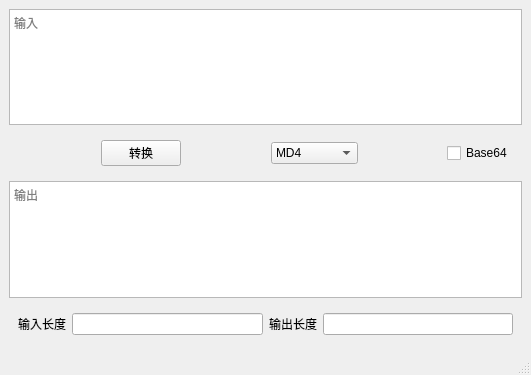
<?xml version="1.0" encoding="UTF-8"?>
<ui version="4.0">
 <class>MainWindow</class>
 <widget class="QMainWindow" name="MainWindow">
  <property name="geometry">
   <rect>
    <x>0</x>
    <y>0</y>
    <width>531</width>
    <height>375</height>
   </rect>
  </property>
  <property name="windowTitle">
   <string>Hash_encoder</string>
  </property>
  <widget class="QWidget" name="centralwidget">
   <layout class="QVBoxLayout" name="verticalLayout">
    <item>
     <widget class="QTextEdit" name="textEdit">
      <property name="placeholderText">
       <string>输入</string>
      </property>
     </widget>
    </item>
    <item>
     <widget class="QWidget" name="widget" native="true">
      <layout class="QHBoxLayout" name="horizontalLayout">
       <item>
        <spacer name="horizontalSpacer_3">
         <property name="orientation">
          <enum>Qt::Horizontal</enum>
         </property>
         <property name="sizeHint" stdset="0">
          <size>
           <width>40</width>
           <height>20</height>
          </size>
         </property>
        </spacer>
       </item>
       <item>
        <widget class="QPushButton" name="pushButton">
         <property name="text">
          <string>转换</string>
         </property>
        </widget>
       </item>
       <item>
        <spacer name="horizontalSpacer_2">
         <property name="orientation">
          <enum>Qt::Horizontal</enum>
         </property>
         <property name="sizeHint" stdset="0">
          <size>
           <width>40</width>
           <height>20</height>
          </size>
         </property>
        </spacer>
       </item>
       <item>
        <widget class="QComboBox" name="comboBox">
         <property name="currentText">
          <string>MD4</string>
         </property>
         <item>
          <property name="text">
           <string>MD4</string>
          </property>
         </item>
         <item>
          <property name="text">
           <string>MD5</string>
          </property>
         </item>
         <item>
          <property name="text">
           <string>Sha1</string>
          </property>
         </item>
         <item>
          <property name="text">
           <string>Sha224</string>
          </property>
         </item>
         <item>
          <property name="text">
           <string>Sha256</string>
          </property>
         </item>
         <item>
          <property name="text">
           <string>Sha384</string>
          </property>
         </item>
         <item>
          <property name="text">
           <string>Sha512</string>
          </property>
         </item>
         <item>
          <property name="text">
           <string>Sha3_224</string>
          </property>
         </item>
         <item>
          <property name="text">
           <string>Sha3_256</string>
          </property>
         </item>
         <item>
          <property name="text">
           <string>Sha3_384</string>
          </property>
         </item>
         <item>
          <property name="text">
           <string>Sha3_512</string>
          </property>
         </item>
        </widget>
       </item>
       <item>
        <spacer name="horizontalSpacer">
         <property name="orientation">
          <enum>Qt::Horizontal</enum>
         </property>
         <property name="sizeHint" stdset="0">
          <size>
           <width>40</width>
           <height>20</height>
          </size>
         </property>
        </spacer>
       </item>
       <item>
        <widget class="QCheckBox" name="checkBox">
         <property name="text">
          <string>Base64</string>
         </property>
        </widget>
       </item>
      </layout>
     </widget>
    </item>
    <item>
     <widget class="QTextEdit" name="textEdit_2">
      <property name="readOnly">
       <bool>true</bool>
      </property>
      <property name="placeholderText">
       <string>输出</string>
      </property>
     </widget>
    </item>
    <item>
     <widget class="QWidget" name="widget_2" native="true">
      <layout class="QHBoxLayout" name="horizontalLayout_2">
       <item>
        <widget class="QLabel" name="label">
         <property name="text">
          <string>输入长度</string>
         </property>
        </widget>
       </item>
       <item>
        <widget class="QLineEdit" name="lineEdit">
         <property name="readOnly">
          <bool>true</bool>
         </property>
        </widget>
       </item>
       <item>
        <widget class="QLabel" name="label_2">
         <property name="text">
          <string>输出长度</string>
         </property>
        </widget>
       </item>
       <item>
        <widget class="QLineEdit" name="lineEdit_2">
         <property name="readOnly">
          <bool>true</bool>
         </property>
        </widget>
       </item>
      </layout>
     </widget>
    </item>
   </layout>
  </widget>
  <widget class="QMenuBar" name="menubar">
   <property name="geometry">
    <rect>
     <x>0</x>
     <y>0</y>
     <width>531</width>
     <height>22</height>
    </rect>
   </property>
  </widget>
  <widget class="QStatusBar" name="statusbar"/>
 </widget>
 <resources/>
 <connections/>
</ui>
